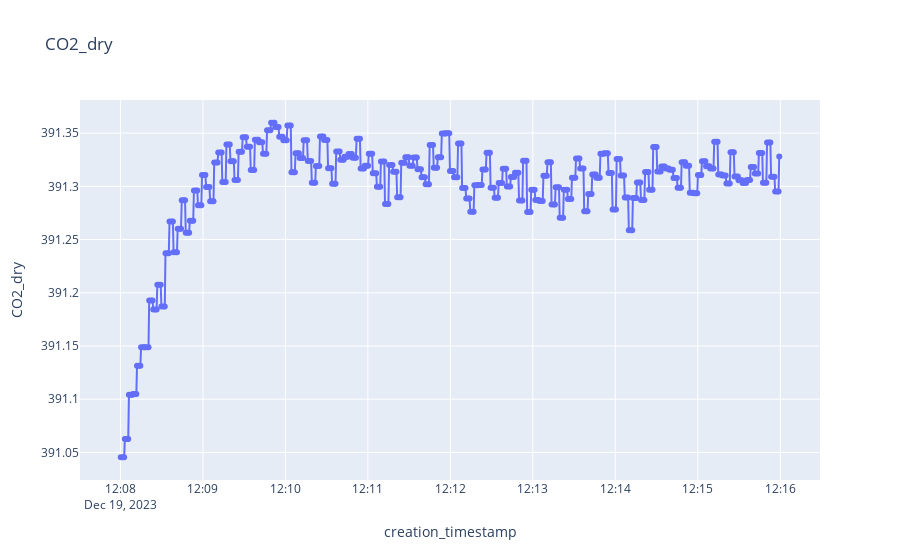
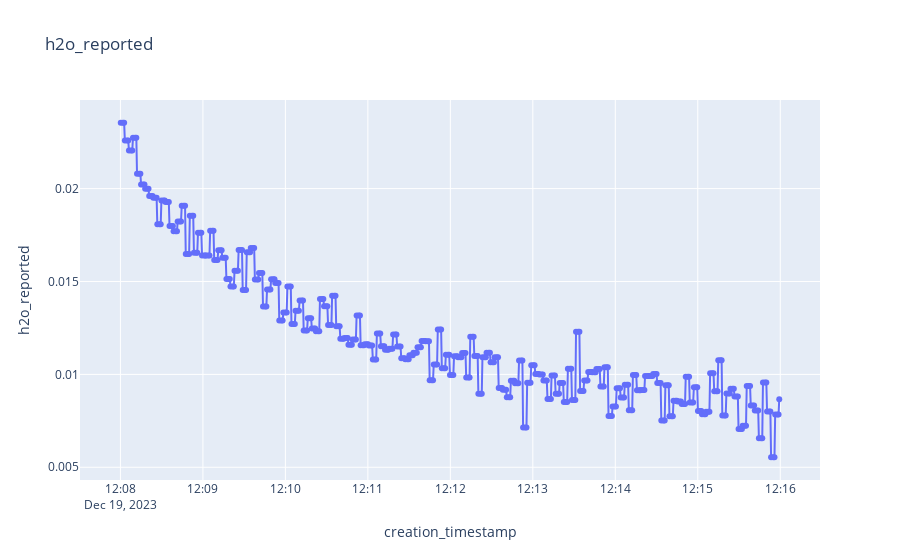

Here is the notebook cell these charts were saved with, in order:
### Code cell
# bottle 3		13:13	13:23	388.8

# PICARRO
start_date = datetime(2023, 12, 19, 12, 8, 0).replace(tzinfo=timezone.utc)
end_date = datetime(2023, 12, 19, 12, 16, 0).replace(tzinfo=timezone.utc)

process_measurement(start_date, end_date)

### Figure 1 — Plotly figure (JSON) as saved in the notebook; plotly's stock layout.template omitted (floating-point values rounded to 4 significant figures; data arrays with more than 128 entries replaced by an {"elided": "..."} marker saying what was removed)
{"data": [{"hovertemplate": "creation_timestamp=%{x}<br>CO2_dry=%{y}<extra></extra>", "legendgroup": "", "line": {"color": "#636efa", "dash": "solid"}, "marker": {"symbol": "circle"}, "mode": "lines+markers", "name": "", "orientation": "v", "showlegend": false, "type": "scatter", "x": {"elided": "487 str values"}, "xaxis": "x", "y": {"elided": "487 float values"}, "yaxis": "y"}], "layout": {"legend": {"tracegroupgap": 0}, "title": {"text": "CO2_dry"}, "xaxis": {"anchor": "y", "domain": [0, 1], "title": {"text": "creation_timestamp"}}, "yaxis": {"anchor": "x", "domain": [0, 1], "title": {"text": "CO2_dry"}}}}

### Figure 2 — Plotly figure (JSON) as saved in the notebook; plotly's stock layout.template omitted (floating-point values rounded to 4 significant figures; data arrays with more than 128 entries replaced by an {"elided": "..."} marker saying what was removed)
{"data": [{"hovertemplate": "creation_timestamp=%{x}<br>h2o_reported=%{y}<extra></extra>", "legendgroup": "", "line": {"color": "#636efa", "dash": "solid"}, "marker": {"symbol": "circle"}, "mode": "lines+markers", "name": "", "orientation": "v", "showlegend": false, "type": "scatter", "x": {"elided": "487 str values"}, "xaxis": "x", "y": {"elided": "487 float values"}, "yaxis": "y"}], "layout": {"legend": {"tracegroupgap": 0}, "title": {"text": "h2o_reported"}, "xaxis": {"anchor": "y", "domain": [0, 1], "title": {"text": "creation_timestamp"}}, "yaxis": {"anchor": "x", "domain": [0, 1], "title": {"text": "h2o_reported"}}}}
